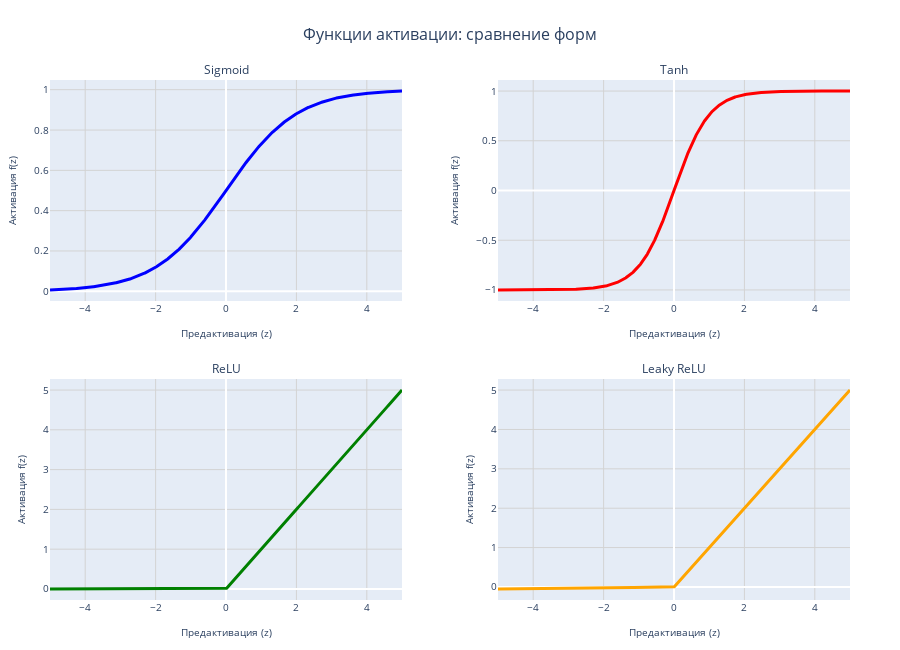

Notebook code cell kept with this figure:
### Markdown cell above
## 4. Визуализация функций активации

### Code cell
# Создание данных для визуализации
z_range = np.linspace(-5, 5, 1000)

# Вычисление значений функций активации
sigmoid_values = sigmoid(z_range)
tanh_values = tanh(z_range)
relu_values = relu(z_range)
leaky_relu_values = leaky_relu(z_range)

# Создание интерактивного графика функций активации
fig = make_subplots(
    rows=2, cols=2,
    subplot_titles=['Sigmoid', 'Tanh', 'ReLU', 'Leaky ReLU'],
    vertical_spacing=0.15,  # Увеличиваем вертикальный отступ
    horizontal_spacing=0.12  # Увеличиваем горизонтальный отступ
)

# Sigmoid
fig.add_trace(
    go.Scatter(x=z_range, y=sigmoid_values, 
               name='Sigmoid', line=dict(color='blue', width=3)),
    row=1, col=1
)

# Tanh
fig.add_trace(
    go.Scatter(x=z_range, y=tanh_values, 
               name='Tanh', line=dict(color='red', width=3)),
    row=1, col=2
)

# ReLU
fig.add_trace(
    go.Scatter(x=z_range, y=relu_values, 
               name='ReLU', line=dict(color='green', width=3)),
    row=2, col=1
)

# Leaky ReLU
fig.add_trace(
    go.Scatter(x=z_range, y=leaky_relu_values, 
               name='Leaky ReLU', line=dict(color='orange', width=3)),
    row=2, col=2
)

# Настройка осей и внешнего вида
for i in range(1, 3):
    for j in range(1, 3):
        fig.update_xaxes(
            title_text="Предактивация (z)", 
            row=i, col=j, 
            showgrid=True, 
            gridwidth=1, 
            gridcolor='lightgray',
            title_font=dict(size=10)  # Уменьшаем размер шрифта подписей осей
        )
        fig.update_yaxes(
            title_text="Активация f(z)", 
            row=i, col=j,
            showgrid=True, 
            gridwidth=1, 
            gridcolor='lightgray',
            title_font=dict(size=10)  # Уменьшаем размер шрифта подписей осей
        )

fig.update_layout(
    title_text="Функции активации: сравнение форм",
    title_x=0.5,
    title_font=dict(size=16),  # Размер заголовка
    height=650,  # Увеличиваем высоту
    showlegend=False,
    font=dict(size=10),  # Уменьшаем общий размер шрифта
    margin=dict(t=80, b=50, l=50, r=50)  # Добавляем отступы
)

# Обновляем подзаголовки
fig.update_annotations(font_size=12)  # Размер подзаголовков

fig.show()

### Figure 1 — Plotly figure (JSON) as saved in the notebook; plotly's stock layout.template omitted (floating-point values rounded to 4 significant figures; data arrays with more than 128 entries replaced by an {"elided": "..."} marker saying what was removed)
{"data": [{"line": {"color": "blue", "width": 3}, "name": "Sigmoid", "type": "scatter", "x": {"elided": "1000 float values"}, "xaxis": "x", "y": {"elided": "1000 float values"}, "yaxis": "y"}, {"line": {"color": "red", "width": 3}, "name": "Tanh", "type": "scatter", "x": {"elided": "1000 float values"}, "xaxis": "x2", "y": {"elided": "1000 float values"}, "yaxis": "y2"}, {"line": {"color": "green", "width": 3}, "name": "ReLU", "type": "scatter", "x": {"elided": "1000 float values"}, "xaxis": "x3", "y": {"elided": "1000 float values"}, "yaxis": "y3"}, {"line": {"color": "orange", "width": 3}, "name": "Leaky ReLU", "type": "scatter", "x": {"elided": "1000 float values"}, "xaxis": "x4", "y": {"elided": "1000 float values"}, "yaxis": "y4"}], "layout": {"annotations": [{"font": {"size": 12}, "showarrow": false, "text": "Sigmoid", "x": 0.22, "xanchor": "center", "xref": "paper", "y": 1, "yanchor": "bottom", "yref": "paper"}, {"font": {"size": 12}, "showarrow": false, "text": "Tanh", "x": 0.78, "xanchor": "center", "xref": "paper", "y": 1, "yanchor": "bottom", "yref": "paper"}, {"font": {"size": 12}, "showarrow": false, "text": "ReLU", "x": 0.22, "xanchor": "center", "xref": "paper", "y": 0.425, "yanchor": "bottom", "yref": "paper"}, {"font": {"size": 12}, "showarrow": false, "text": "Leaky ReLU", "x": 0.78, "xanchor": "center", "xref": "paper", "y": 0.425, "yanchor": "bottom", "yref": "paper"}], "font": {"size": 10}, "height": 650, "margin": {"b": 50, "l": 50, "r": 50, "t": 80}, "showlegend": false, "title": {"font": {"size": 16}, "text": "Функции активации: сравнение форм", "x": 0.5}, "xaxis": {"anchor": "y", "domain": [0, 0.44], "gridcolor": "lightgray", "gridwidth": 1, "showgrid": true, "title": {"font": {"size": 10}, "text": "Предактивация (z)"}}, "xaxis2": {"anchor": "y2", "domain": [0.56, 1], "gridcolor": "lightgray", "gridwidth": 1, "showgrid": true, "title": {"font": {"size": 10}, "text": "Предактивация (z)"}}, "xaxis3": {"anchor": "y3", "domain": [0, 0.44], "gridcolor": "lightgray", "gridwidth": 1, "showgrid": true, "title": {"font": {"size": 10}, "text": "Предактивация (z)"}}, "xaxis4": {"anchor": "y4", "domain": [0.56, 1], "gridcolor": "lightgray", "gridwidth": 1, "showgrid": true, "title": {"font": {"size": 10}, "text": "Предактивация (z)"}}, "yaxis": {"anchor": "x", "domain": [0.575, 1], "gridcolor": "lightgray", "gridwidth": 1, "showgrid": true, "title": {"font": {"size": 10}, "text": "Активация f(z)"}}, "yaxis2": {"anchor": "x2", "domain": [0.575, 1], "gridcolor": "lightgray", "gridwidth": 1, "showgrid": true, "title": {"font": {"size": 10}, "text": "Активация f(z)"}}, "yaxis3": {"anchor": "x3", "domain": [0, 0.425], "gridcolor": "lightgray", "gridwidth": 1, "showgrid": true, "title": {"font": {"size": 10}, "text": "Активация f(z)"}}, "yaxis4": {"anchor": "x4", "domain": [0, 0.425], "gridcolor": "lightgray", "gridwidth": 1, "showgrid": true, "title": {"font": {"size": 10}, "text": "Активация f(z)"}}}}
